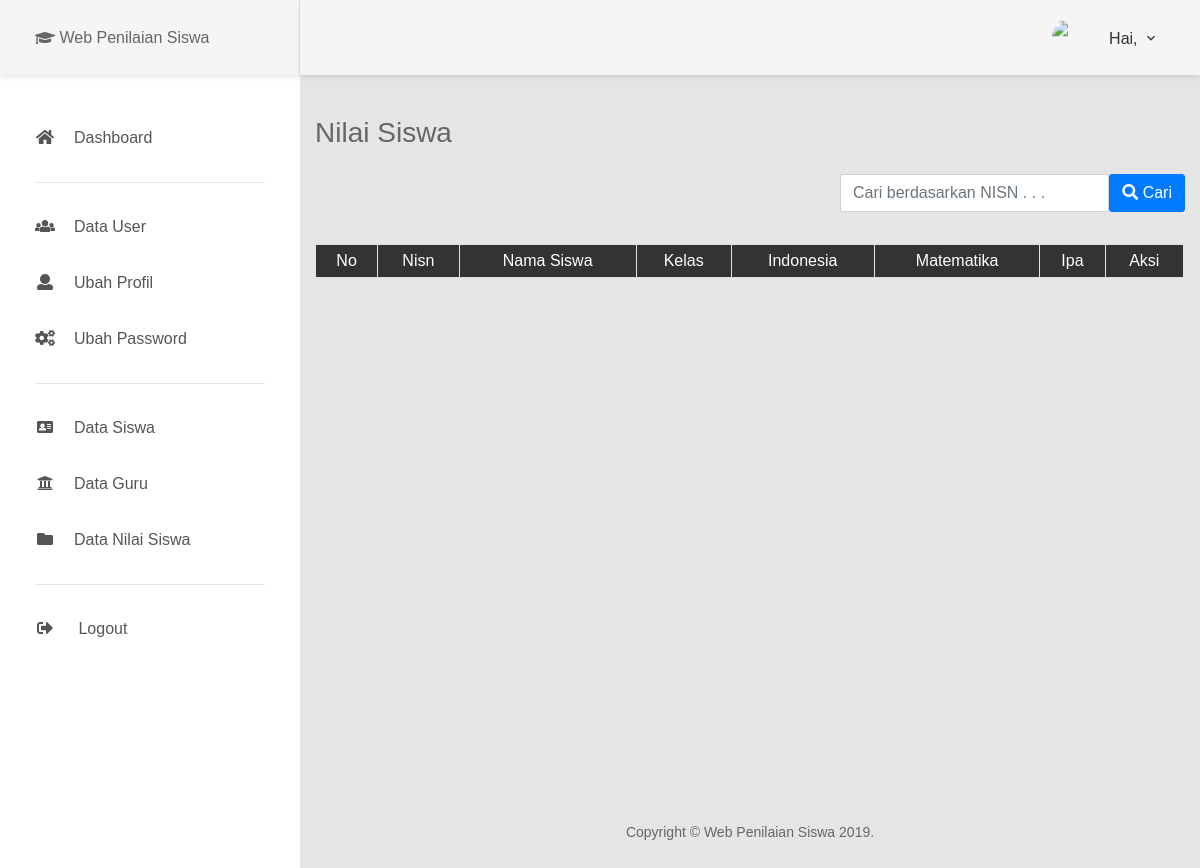
/index.php/nilai/data_nilai, run on an earlier commit of the app's database.
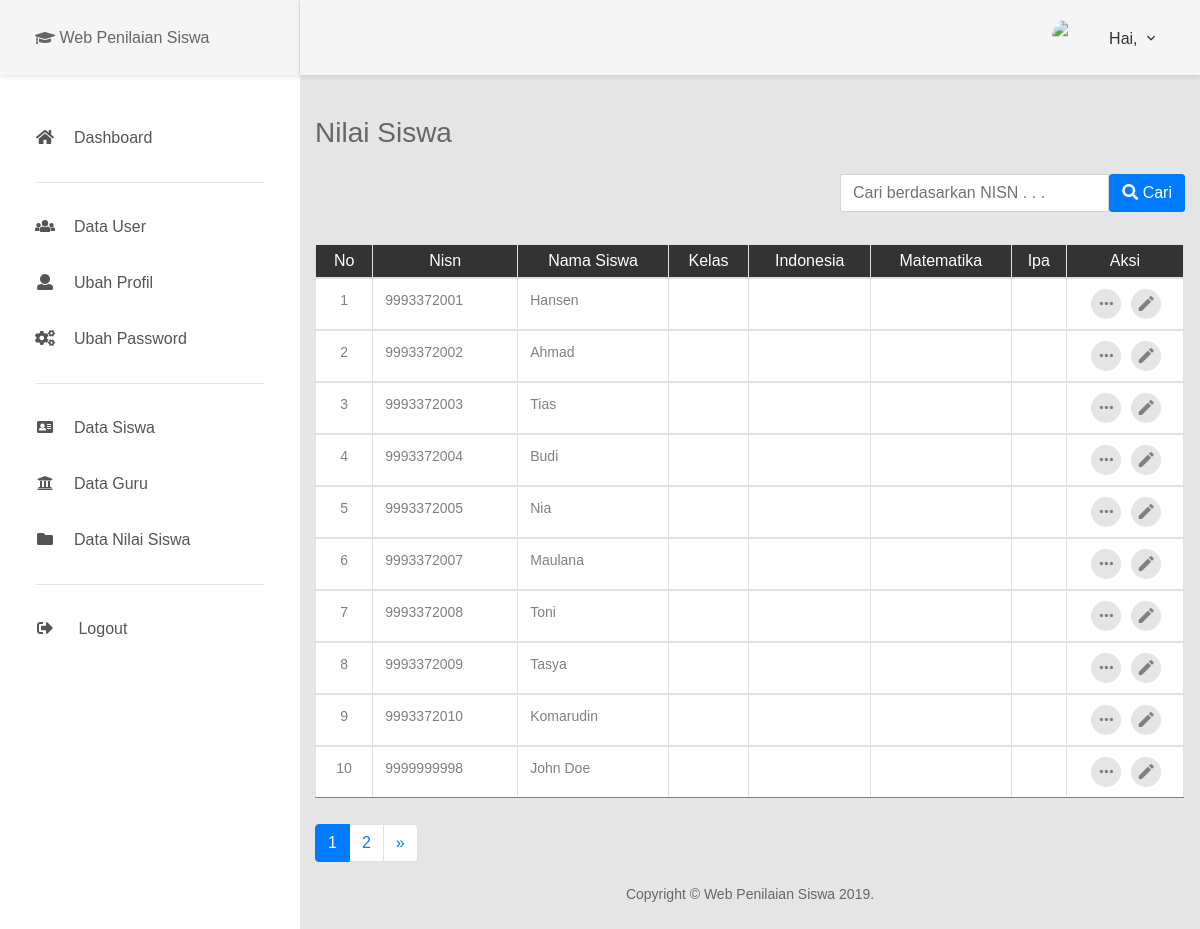
And on a later commit of the database.
### tables this page shows
CREATE TABLE `siswa` (
  `nisn` char(10) NOT NULL,
  `nama_siswa` varchar(128) NOT NULL,
  `tempat_lahir` varchar(35) NOT NULL,
  `tgl_lahir` date NOT NULL,
  `agama` varchar(15) NOT NULL,
  `alamat` varchar(50) NOT NULL,
  `jk` varchar(1) NOT NULL,
  `gambar` varchar(256) NOT NULL
);

### index.php (called while the page is built, shortened)
<?php
require_once BASEPATH.'core/CodeIgniter.php';

### application/config/config.php (called while the page is built, shortened)
<?php
$config['base_url'] = 'http://localhost/wp-penilaian-siswa/';
$config['index_page'] = '';
$config['uri_protocol']	= 'REQUEST_URI';
$config['url_suffix'] = '';
$config['language']	= 'english';
$config['charset'] = 'UTF-8';
$config['enable_hooks'] = FALSE;
$config['subclass_prefix'] = 'MY_';
$config['composer_autoload'] = FALSE;
$config['permitted_uri_chars'] = 'a-z 0-9~%.:_\-';
$config['enable_query_strings'] = FALSE;
$config['controller_trigger'] = 'c';
$config['function_trigger'] = 'm';
$config['directory_trigger'] = 'd';
$config['allow_get_array'] = TRUE;
$config['log_threshold'] = 0;
$config['log_path'] = '';
$config['log_file_extension'] = '';
$config['log_file_permissions'] = 0644;
$config['log_date_format'] = 'Y-m-d H:i:s';
$config['error_views_path'] = '';
$config['cache_path'] = '';
$config['cache_query_string'] = FALSE;
$config['encryption_key'] = '';
$config['sess_driver'] = 'files';
$config['sess_cookie_name'] = 'ci_session';
$config['sess_expiration'] = 7200;
$config['sess_save_path'] = NULL;
$config['sess_match_ip'] = FALSE;
$config['sess_time_to_update'] = 300;
$config['sess_regenerate_destroy'] = FALSE;
$config['cookie_prefix']	= '';
$config['cookie_domain']	= '';
$config['cookie_path']		= '/';
$config['cookie_secure']	= FALSE;
$config['cookie_httponly'] 	= FALSE;
$config['standardize_newlines'] = FALSE;
$config['global_xss_filtering'] = FALSE;
$config['csrf_protection'] = FALSE;
$config['csrf_token_name'] = 'csrf_test_name';
$config['csrf_cookie_name'] = 'csrf_cookie_name';
$config['csrf_expire'] = 7200;
$config['csrf_regenerate'] = TRUE;
$config['csrf_exclude_uris'] = array();
$config['compress_output'] = FALSE;
$config['time_reference'] = 'local';
$config['rewrite_short_tags'] = FALSE;
$config['proxy_ips'] = '';

### application/models/ModelSiswa.php (called while the page is built, shortened)
<?php
class ModelSiswa extends CI_Model
{
    public function totalRows()
    {
        return $this->db->get('siswa')->num_rows();
    }
    public function getUsers($limit, $start)
    {
        return $this->db->get('siswa', $limit, $start)->result_array();
    }
}

### application/views/siswa/v-nilai-siswa.php (the view, shortened to what this page needs)
<div class="main-content">
    <div class="section__content section__content">
        <div class="container-fluid">
            <h1 class="h3 mb-4 text-gray-800"><?= $title; ?></h1>
            <div class="row">
                <div class="col-lg-12">
                    <div class="form-group row justify-content-end">
                        <div class="col-sm-5">
                            <div class="row form-group">
                                <div class="col col-md-12">
                                    <div class="input-group">
                                        <input type="text" id="search_value" name="cari" placeholder="Cari berdasarkan NISN . . ." class="form-control">
                                        <div class="input-group-btn">
                                            <button class="btn btn-primary" id="search"><i class="fas fa-search"></i> Cari</button>
                                        </div>
                                    </div>
                                </div>
                            </div>
                        </div>
                    </div>
                    <div class="table-responsive table-earning" id="hasil_cari">
                        <table class="table table-bordered table-data3">
                            <thead>
                                <tr>
                                    <th class="text-center">No</th>
                                    <th class="text-center">nisn</th>
                                    <th class="text-center">nama siswa</th>
                                    <th class="text-center">kelas</th>
                                    <th class="text-center">indonesia</th>
                                    <th class="text-center">matematika</th>
                                    <th class="text-center">ipa</th>
                                    <th class="text-center">aksi</th>
                                </tr>
                            </thead>
                            <?php
                            foreach ($siswa as $siswas) :
                                ?>
                                <tbody>
                                    <tr>
                                        <td align="center"><?= ++$start; ?></td>
                                        <td><?= $siswas['nisn']; ?></td>
                                        <td><?= ucwords($siswas['nama_siswa']); ?></td>
                                        <td><?= $siswas['kelas']; ?></td>
                                        <td><?= $siswas['indonesia']; ?></td>
                                        <td><?= $siswas['matematika']; ?></td>
                                        <td><?= $siswas['ipa']; ?></td>
                                        <td>
                                            <div class="table-data-feature">
                                                <a href="<?= base_url('nilai/detail_nilai/') . $siswas['nisn']; ?>" class="item" data-toggle="tooltip" data-placement="top" title="Detail">
                                                    <i class="zmdi zmdi-more"></i>
                                                </a>
                                                <a href="<?= base_url('nilai/ubah_nilai/') . $siswas['nisn']; ?>" class="item" data-toggle="tooltip" data-placement="top" title="Ubah">
                                                    <i class="zmdi zmdi-edit"></i>
                                                </a>
                                            </div>
                                        </td>
                                    </tr>
                                <?php
                                endforeach
                                ?>
                                </tbody>
                        </table><br>
                        <?= $this->pagination->create_links(); ?>
                    </div>
                </div>
            </div>
        </div>
    </div>
</div>

### application/views/templates/header.php (shortened to what this page needs)
<!DOCTYPE html>
<html lang="en">
<head>
     <link href="<?= base_url('assets/'); ?>css/font-face.css" rel="stylesheet" media="all">
     <link href="<?= base_url('assets/'); ?>vendor/font-awesome-4.7/css/font-awesome.min.css" rel="stylesheet" media="all">
     <link href="<?= base_url('assets/'); ?>vendor/font-awesome-5/css/fontawesome-all.min.css" rel="stylesheet" media="all">
     <link href="<?= base_url('assets/'); ?>vendor/mdi-font/css/material-design-iconic-font.min.css" rel="stylesheet" media="all">
     <link href="<?= base_url('assets/'); ?>vendor/bootstrap-4.1/bootstrap.min.css" rel="stylesheet" media="all">
     <link href="<?= base_url('assets/'); ?>vendor/animsition/animsition.min.css" rel="stylesheet" media="all">
     <link href="<?= base_url('assets/'); ?>vendor/bootstrap-progressbar/bootstrap-progressbar-3.3.4.min.css" rel="stylesheet" media="all">
     <link href="<?= base_url('assets/'); ?>vendor/wow/animate.css" rel="stylesheet" media="all">
     <link href="<?= base_url('assets/'); ?>vendor/css-hamburgers/hamburgers.min.css" rel="stylesheet" media="all">
     <link href="<?= base_url('assets/'); ?>vendor/slick/slick.css" rel="stylesheet" media="all">
     <link href="<?= base_url('assets/'); ?>vendor/select2/select2.min.css" rel="stylesheet" media="all">
     <link href="<?= base_url('assets/'); ?>vendor/perfect-scrollbar/perfect-scrollbar.css" rel="stylesheet" media="all">
     <link href="<?= base_url('assets/'); ?>css/theme.css" rel="stylesheet" media="all">
     <link href="<?= base_url('assets/'); ?>css/style.css" rel="stylesheet" media="all">
</head>
<body class="animsition">

### application/views/templates/admin_sidebar.php (shortened to what this page needs)
<div class="page-wrapper">
     <aside class="menu-sidebar d-none d-lg-block">
          <div class="logo">
               <span class="fa fa-graduation-cap"></span> &nbsp;
               <p>Web Penilaian Siswa</p>
          </div>
          <div class="menu-sidebar__content js-scrollbar1">
               <nav class="navbar-sidebar">
                    <ul class="list-unstyled navbar__list">
                         <li>
                              <a href="<?= base_url('admin') ?>">
                                   <i class="fas fa-fw fa-home"></i>Dashboard</a>
                         </li>
                         <hr>
                         <li>
                              <a href="<?= base_url('admin/data_user'); ?>">
                                   <i class="fas fa-fw fa-users"></i>Data User</a>
                         </li>
                         <li>
                              <a href="<?= base_url('admin/ubah_profil'); ?>">
                                   <i class="fas fa-fw fa-user"></i>Ubah Profil</a>
                         </li>
                         <li>
                              <a href="<?= base_url('admin/ubahPassword'); ?>">
                                   <i class="fas fa-fw fa-gears"></i>Ubah Password</a>
                         </li>
                         <hr>
                         <li>
                              <a href="<?= base_url('admin/data_siswa'); ?>">
                                   <i class="fas fa-fw fa-address-card"></i>Data Siswa</a>
                         </li>
                         <li>
                              <a href="<?= base_url('admin/data_guru'); ?>">
                                   <i class="fas fa-fw fa-university"></i>Data Guru</a>
                         </li>
                         <li>
                              <a href="<?= base_url('nilai'); ?>">
                                   <i class="fas fa-fw fa-folder"></i>Data Nilai Siswa</a>
                         </li>
                         <hr>
                         <li>
                              <a href="#" data-toggle="modal" data-target="#logoutModal">
                                   <i class="fas fa-fw fa-sign-out-alt" aria-hidden="true"></i> Logout</a>
                         </li>
                    </ul>
               </nav>
          </div>
     </aside>

### application/views/templates/topbar.php (shortened to what this page needs)
<div class="page-container">
     <header class="header-desktop">
          <div class="section__content section__content--p30">
               <div class="container-fluid">
                    <div class="header-wrap">
                         <div class="header-button">
                              <div class="noti-wrap">
                              </div>
                              <div class="account-wrap">
                                   <div class="account-item clearfix js-item-menu">
                                        <div class="image rounded-circle">
                                             <img src="<?= base_url('assets/img/profile/') . $user['gambar']; ?>" />
                                        </div>
                                        <div class="content">
                                             <a class="js-acc-btn" href="#">Hai, <?= ucwords($user['nama']); ?></a>
                                        </div>
                                   </div>
                              </div>
                         </div>
                    </div>
               </div>
          </div>
     </header>

### application/views/templates/footer.php (shortened to what this page needs)
<div class="row">
     <div class="col-md-12">
          <div class="copyright">
               <p>Copyright © Web Penilaian Siswa <?= date('Y'); ?>.</p>
          </div>
     </div>
</div>
</div>
</div>
</body>
</html>

### application/controllers/Nilai.php (shortened to what this page needs)
<?php
class Nilai extends CI_Controller
{
    public function data_nilai()
    {
        $data['user']  = $this->ModelUser->getTopbarName();
        $data['title'] = "Nilai Siswa";
        $config['base_url'] = base_url() . 'nilai';
        $config['total_rows'] = $this->ModelSiswa->totalRows();
        $config['per_page'] = 10;
        $config['full_tag_open'] = '<nav><ul class="pagination">';
        $config['full_tag_close'] = '</ul></nav>';
        $config['next_tag_open'] = '<li class="page-item">';
        $config['next_tag_close'] = '</li>';
        $config['cur_tag_open'] = '<li class="page-item active"><a class="page-link" href="#">';
        $config['cur_tag_close'] = '</a></li>';
        $config['num_tag_open'] = '<li class="page-item">';
        $config['num_tag_close'] = '</li>';
        $data['start'] = $this->uri->segment(3);
        $user['siswa']  = $this->ModelSiswa->getUsers($config['per_page'], $data['start']);
        $this->load->view('templates/header', $data);
        $this->load->view('templates/admin_sidebar');
        $this->load->view('templates/topbar');
        $this->load->view('siswa/v-nilai-siswa', $user);
        $this->load->view('templates/footer');
    }
}

What changed in the data, as far as the page shows it:
added siswa: nisn "9993372001", nama_siswa "Hansen"
added siswa: nisn "9993372002", nama_siswa "Ahmad"
added siswa: nisn "9993372003", nama_siswa "Tias"
added siswa: nisn "9993372004", nama_siswa "Budi"
added siswa: nisn "9993372005", nama_siswa "Nia"
added siswa: nisn "9993372007", nama_siswa "Maulana"
added siswa: nisn "9993372008", nama_siswa "Toni"
added siswa: nisn "9993372009", nama_siswa "Tasya"
added siswa: nisn "9993372010", nama_siswa "Komarudin"
added siswa: nisn "9999999998", nama_siswa "John Doe"
Also different on the page:
$this->pagination->create_links(): (not shown) → "1 2 »"
